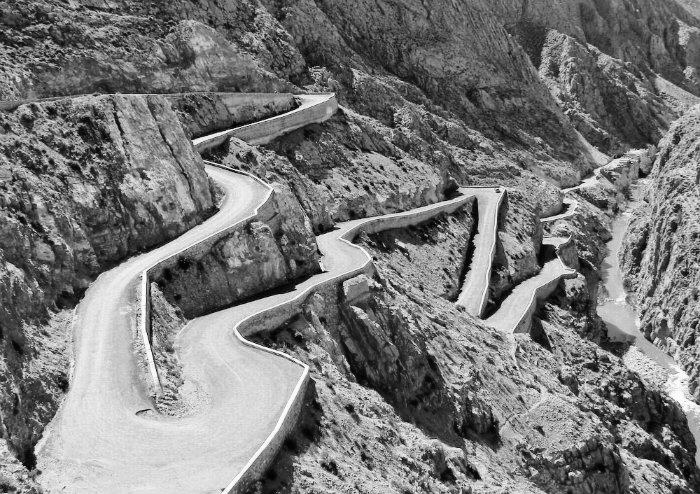
#> input picture images/tisdrin.png, 700 x 494 px
$ python fourier_composants.py
#> lines starting #> are read from the running program, lines starting #| are printed output that depends on the picture
import numpy as np
import cv2
import matplotlib.pyplot as plt

def compute_fourier_spectrum(image_path):
    """
    Calcule et affiche le spectre de magnitude et de phase d'une image.

    Args:
        image_path (str): Chemin vers l'image (niveaux de gris ou couleur)
    """
#> called with image_path = 'images/tisdrin.png'
    # 1. Chargement de l'image
    img = cv2.imread(image_path, cv2.IMREAD_GRAYSCALE)  # Conversion en niveaux de gris
#> img: shape (494, 700); min 0, max 255, mean 121.6
    if img is None:
        raise ValueError("L'image n'a pas pu être chargée. Vérifiez le chemin.")

    # 2. Pré-traitement (optionnel)
    img_float = img.astype(np.float32) / 255.0  # Normalisation [0,1]

    # 3. Calcul de la FFT 2D
    fft = np.fft.fft2(img_float)
    fft_shifted = np.fft.fftshift(fft)  # Centre les basses fréquences

    # 4. Extraction du spectre de magnitude et de phase
    magnitude = np.abs(fft_shifted)
    phase = np.angle(fft_shifted)
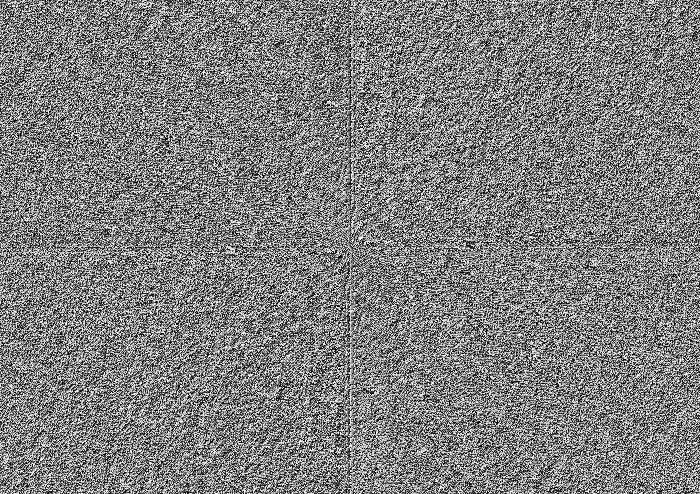
#> phase: shape (494, 700) float64; min -3.14, max 3.14, mean -9.08e-06; drawn with min black and max white

    # 5. Affichage des résultats
    plt.figure(figsize=(10, 8))

    # Image originale
    plt.subplot(2, 2, 1)
    plt.imshow(img, cmap='gray')
    plt.title('Image Originale')
    plt.axis('off')

    # Spectre de magnitude (logarithmique)
    plt.subplot(2, 2, 2)
    magnitude_log = 20 * np.log(magnitude + 1e-10)  # Échelle logarithmique
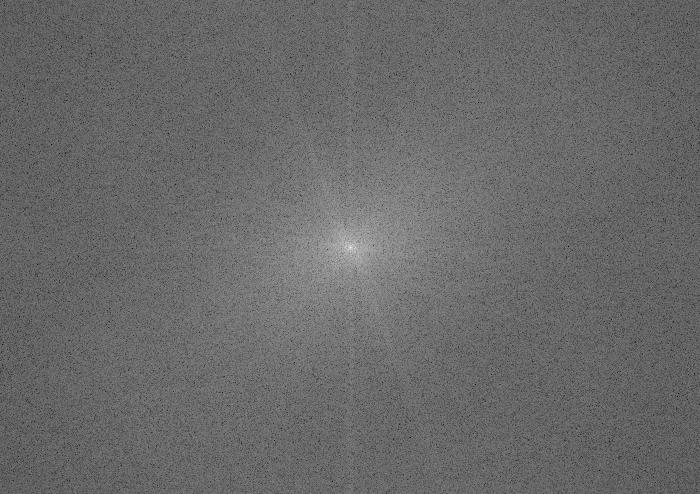
#> magnitude_log: shape (494, 700) float64; min -39.6, max 240.3, mean 76.5; drawn with min black and max white
    plt.imshow(magnitude_log, cmap='viridis')
    plt.title('Spectre de Magnitude (log)')
    plt.colorbar()
    plt.axis('off')

    # Spectre de phase
    plt.subplot(2, 1, 2)
    plt.imshow(phase, cmap='twilight')
    plt.title('Spectre de Phase')
    plt.colorbar()
    plt.axis('off')

    plt.tight_layout()
    plt.show()
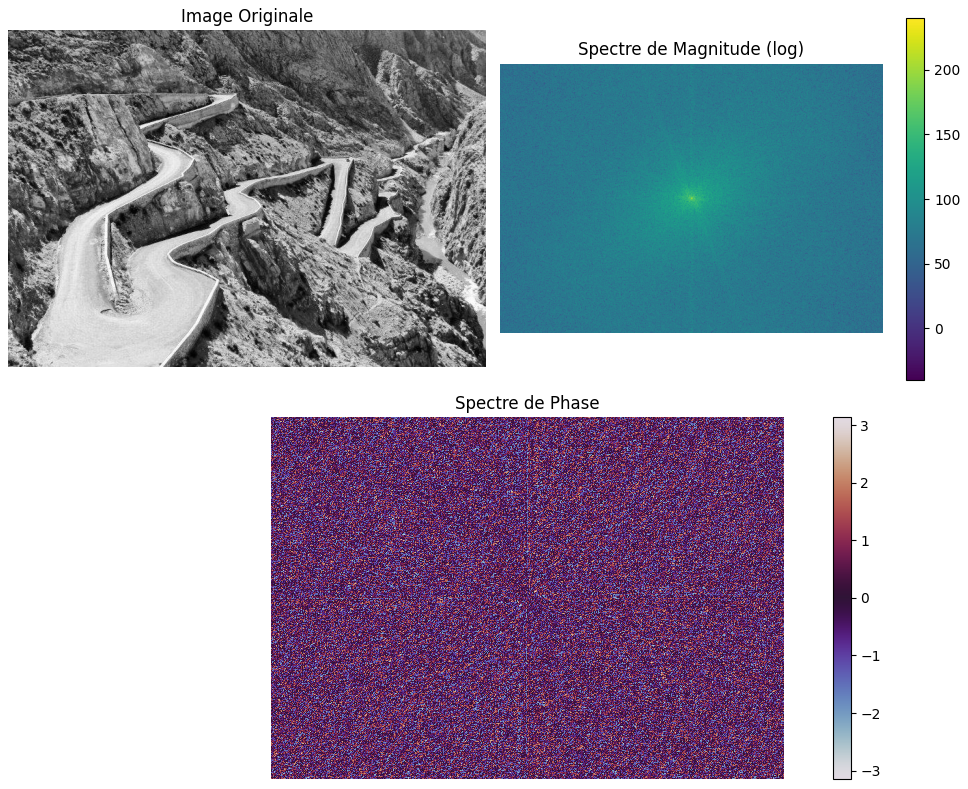
#> figure drawn by matplotlib, 5 panels

    return magnitude, phase

# Exemple d'utilisation
if __name__ == "__main__":
    image_path = "images/tisdrin.png"  # Remplacez par votre image
    magnitude, phase = compute_fourier_spectrum(image_path)

$ run again, with images/elephant_contrast_2.png copied over images/tisdrin.png
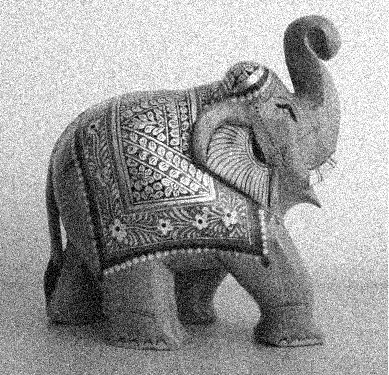
#> input picture images/elephant_contrast_2.png, 389 x 375 px
#> in compute_fourier_spectrum, img is the input picture: shape (375, 389); min 0, max 255, mean 155.3
#> in compute_fourier_spectrum, `phase = np.angle(fft_shifted)`:
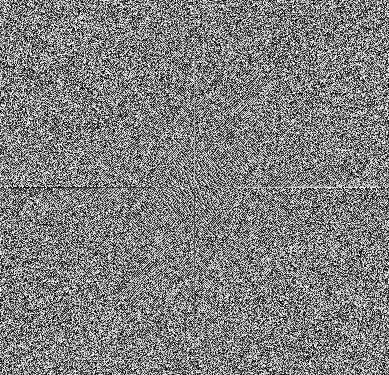
#> phase: shape (375, 389) float64; min -3.14, max 3.14, mean 2.62e-17; drawn with min black and max white
#> in compute_fourier_spectrum, `magnitude_log = 20 * np.log(magnitude + 1e-10)`:
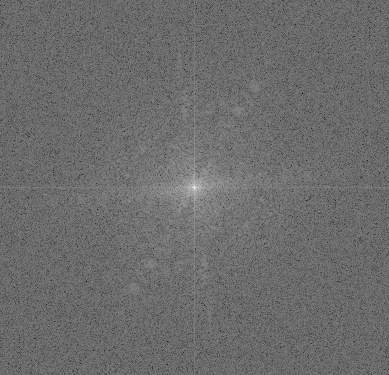
#> magnitude_log: shape (375, 389) float64; min -47.57, max 227.9, mean 69.6; drawn with min black and max white

$ run again, with images/elephant_rotate_16.png copied over images/tisdrin.png
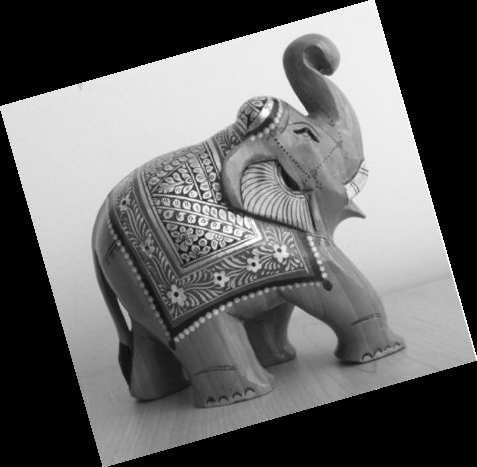
#> input picture images/elephant_rotate_16.png, 477 x 467 px
#> in compute_fourier_spectrum, `phase = np.angle(fft_shifted)`:
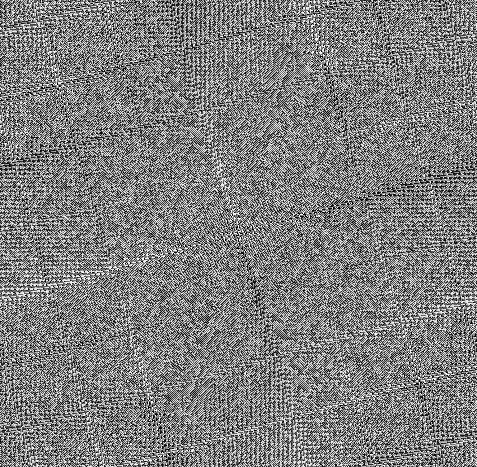
#> phase: shape (467, 477) float64; min -3.14, max 3.14, mean 5.92e-17; drawn with min black and max white
#> in compute_fourier_spectrum, `magnitude_log = 20 * np.log(magnitude + 1e-10)`:
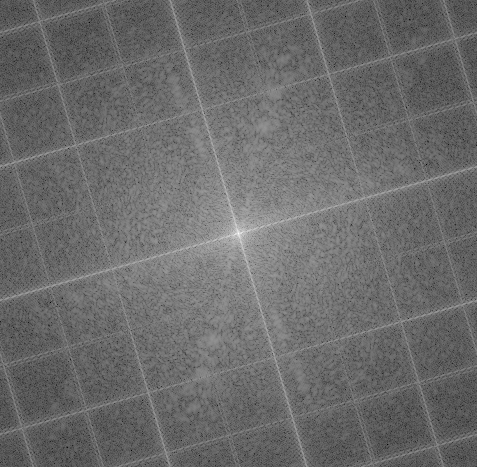
#> magnitude_log: shape (467, 477) float64; min -85.27, max 228.2, mean 46.9; drawn with min black and max white
